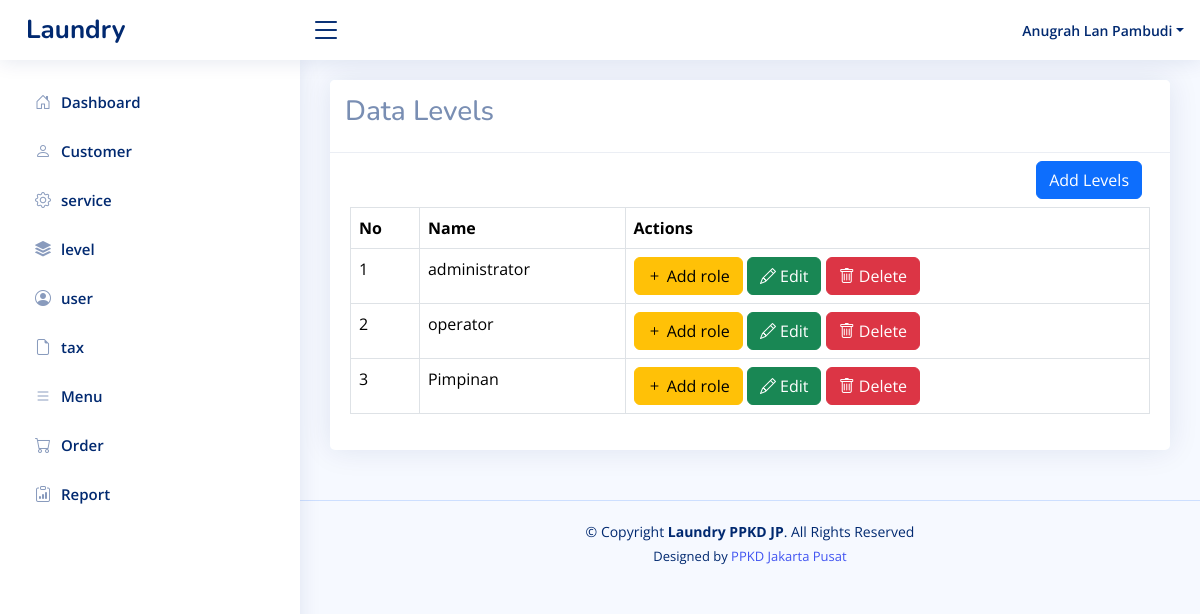
/home.php?page=level (signed in), run on the app's committed database.
### tables this page shows
CREATE TABLE `level_menus` (
  `id` int(11) NOT NULL,
  `level_id` int(11) NOT NULL,
  `menu_id` int(11) NOT NULL,
  `created_at` timestamp NOT NULL DEFAULT current_timestamp(),
  `updated_at` timestamp NULL DEFAULT NULL ON UPDATE current_timestamp()
);

CREATE TABLE `menus` (
  `id` int(11) NOT NULL,
  `name` varchar(30) NOT NULL,
  `icon` varchar(30) NOT NULL,
  `link` varchar(30) NOT NULL,
  `order` int(11) NOT NULL,
  `created_at` timestamp NOT NULL DEFAULT current_timestamp(),
  `updated_at` timestamp NULL DEFAULT NULL ON UPDATE current_timestamp()
);

CREATE TABLE `levels` (
  `id` int(11) NOT NULL,
  `name` varchar(50) NOT NULL,
  `created_at` timestamp NOT NULL DEFAULT current_timestamp(),
  `updated_at` timestamp NULL DEFAULT NULL ON UPDATE current_timestamp()
);

### pages/level.php (the view, shortened to what this page needs)
<?php
$query = mysqli_query($config, 'SELECT * FROM levels');
$levels = mysqli_fetch_all($query, MYSQLI_ASSOC);
?>
<!DOCTYPE html>
<html lang="en">
<head>
</head>
<body>
    <div class="row">
        <div class="col-sm-12">
            <div class="card">
                <div class="card-header">
                    <h3 class="card-tittle">Data Levels</h3>
                </div>
                <div class="card-body">
                    <div class="d-flex justify-content-end m-2">
                        <a href="?page=tambah-level" class="btn btn-primary">Add Levels</a>
                    </div>
                    <table class="table table-bordered">
                        <tr>
                            <th>No</th>
                            <th>Name</th>
                            <th>Actions</th>
                        </tr>
                        <?php
                        foreach($levels as $key => $level){
                            ?>
                        <tr>
                            <td> <?php echo $key + 1; ?></td>
                            <td> <?php echo $level['name']; ?></td>
                            <td>
                                <a href="?page=add-role-menu&edit=<?php echo $level['id']; ?>" class="btn btn-warning"><i class="bi bi-plus"></i> Add role</a>
                                <a href="?page=tambah-level&edit=<?php echo $level['id']; ?>" class="btn btn-success"><i class="bi bi-pencil"></i> Edit</a>
                                <form class="d-inline" action="?page=level&delete=<?php echo $level['id']; ?>" method="post"
                                    onclick="return confirm('Are you sure for delete this?')">
                                    <button type="submit" class="btn btn-danger"><i class="bi bi-trash"></i> Delete</button>
                                </form>
                            </td>
                        </tr>
                        <?php
                        }
                        ?>
                    </table>
                </div>
            </div>
        </div>
    </div>
</body>
</html>

### inc/sidebar.php
<?php
$level_id = $_SESSION['LEVEL_ID'] ?? '';
$queryLevelMenu = mysqli_query(
    $config,
    "SELECT menus.*, level_menus.level_id
     FROM menus
     JOIN level_menus ON menus.id = level_menus.menu_id
     WHERE level_menus.level_id ='$level_id'
     ORDER BY menus.`order` ASC"
);
$rowLevelMenus = mysqli_fetch_all($queryLevelMenu, MYSQLI_ASSOC);
?>
<aside id="sidebar" class="sidebar">
    <ul class="sidebar-nav" id="sidebar-nav">
        <?php foreach($rowLevelMenus as $rowLevelMenu): ?>
        <li class="nav-item">
            <a class="nav-link collapsed" href="?page=<?php echo $rowLevelMenu['link']; ?>">
                <i class="<?php echo $rowLevelMenu['icon']; ?>"></i>
                <span><?php echo $rowLevelMenu['name']; ?></span>
            </a>
        </li>
        <?php endforeach; ?>
    </ul>
</aside>

### assets/css/style.css (style rules this page uses)
:root { scroll-behavior: smooth; }
body { font-family: "Open Sans", sans-serif; background: #f6f9ff; color: #444444; }
a { color: #4154f1; text-decoration: none; }
h1, h2, h3, h4, h5, h6 { font-family: "Nunito", sans-serif; }
.card { margin-bottom: 30px; border: none; border-radius: 5px; box-shadow: 0px 0 30px rgba(1, 41, 112, 0.1); }
.card-header, .card-footer { border-color: #ebeef4; background-color: #fff; color: #798eb3; padding: 15px; }
.card-body { padding: 0 20px 20px 20px; }
.sidebar { position: fixed; top: 60px; left: 0; bottom: 0; width: 300px; z-index: 996; transition: all 0.3s; padding: 20px; overflow-y: auto; scrollbar-width: thin; scrollbar-color: #aab7cf transparent; box-shadow: 0px 0px 20px rgba(1, 41, 112, 0.1); background-color: #fff; }
.sidebar-nav { padding: 0; margin: 0; list-style: none; }
.sidebar-nav li { padding: 0; margin: 0; list-style: none; }
.sidebar-nav .nav-item { margin-bottom: 5px; }
.sidebar-nav .nav-link { display: flex; align-items: center; font-size: 15px; font-weight: 600; color: #4154f1; transition: 0.3; background: #f6f9ff; padding: 10px 15px; border-radius: 4px; }
.sidebar-nav .nav-link i { font-size: 16px; margin-right: 10px; color: #4154f1; }
.sidebar-nav .nav-link.collapsed { color: #012970; background: #fff; }
.sidebar-nav .nav-link.collapsed i { color: #899bbd; }

### data on the page
level_menus: menu.name "Dashboard"
level_menus: menu.name "Customer"
level_menus: menu.name "service"
level_menus: menu.name "level"
level_menus: menu.name "user"
level_menus: menu.name "tax"
level_menus: menu.name "Menu"
level_menus: menu.name "Order"
level_menus: menu.name "Report"
levels: name "administrator"
levels: name "operator"
levels: name "Pimpinan"

### other printed values
$_SESSION['NAME'] "Anugrah Lan Pambudi"
